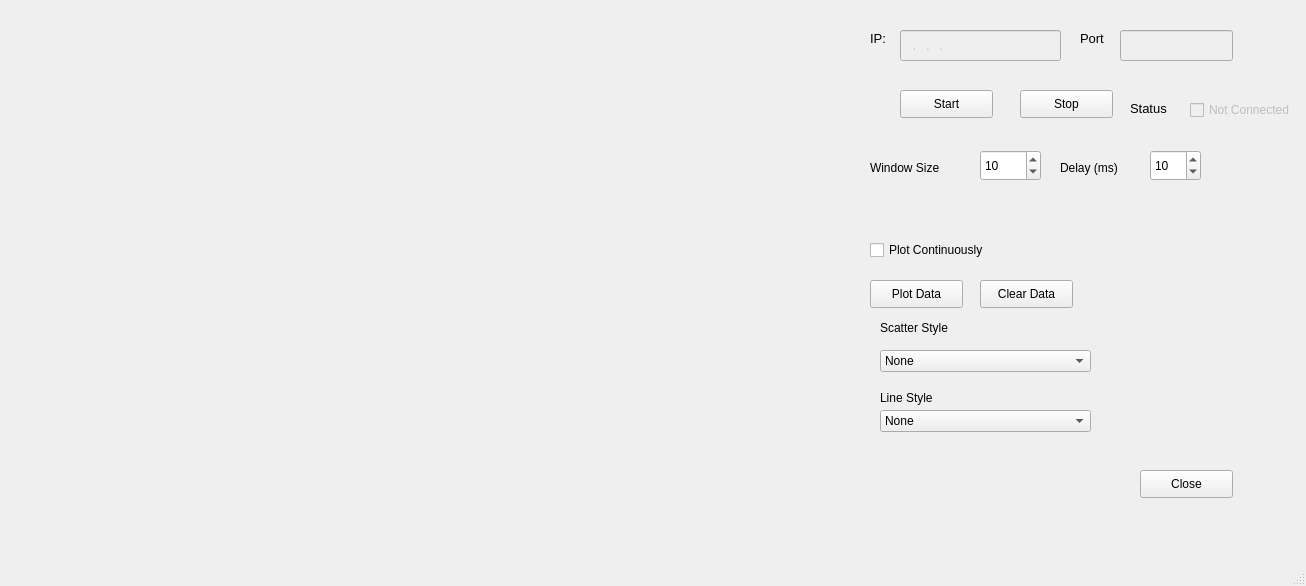
<?xml version="1.0" encoding="UTF-8"?>
<ui version="4.0">
 <class>plotNetworkData</class>
 <widget class="QMainWindow" name="plotNetworkData">
  <property name="geometry">
   <rect>
    <x>0</x>
    <y>0</y>
    <width>1306</width>
    <height>586</height>
   </rect>
  </property>
  <property name="windowTitle">
   <string>Plot Network Data</string>
  </property>
  <widget class="QWidget" name="centralwidget">
   <widget class="QCustomPlot" name="customPlot" native="true">
    <property name="geometry">
     <rect>
      <x>10</x>
      <y>10</y>
      <width>841</width>
      <height>501</height>
     </rect>
    </property>
   </widget>
   <widget class="QPushButton" name="plotButton">
    <property name="geometry">
     <rect>
      <x>870</x>
      <y>280</y>
      <width>93</width>
      <height>28</height>
     </rect>
    </property>
    <property name="font">
     <font>
      <pointsize>9</pointsize>
     </font>
    </property>
    <property name="text">
     <string>Plot Data</string>
    </property>
   </widget>
   <widget class="QPushButton" name="clearButton">
    <property name="geometry">
     <rect>
      <x>980</x>
      <y>280</y>
      <width>93</width>
      <height>28</height>
     </rect>
    </property>
    <property name="font">
     <font>
      <pointsize>9</pointsize>
     </font>
    </property>
    <property name="text">
     <string>Clear Data</string>
    </property>
   </widget>
   <widget class="QPushButton" name="closeButton">
    <property name="geometry">
     <rect>
      <x>1140</x>
      <y>470</y>
      <width>93</width>
      <height>28</height>
     </rect>
    </property>
    <property name="font">
     <font>
      <pointsize>9</pointsize>
     </font>
    </property>
    <property name="text">
     <string>Close</string>
    </property>
   </widget>
   <widget class="QLabel" name="IPLable">
    <property name="geometry">
     <rect>
      <x>870</x>
      <y>30</y>
      <width>31</width>
      <height>16</height>
     </rect>
    </property>
    <property name="font">
     <font>
      <pointsize>10</pointsize>
     </font>
    </property>
    <property name="text">
     <string>IP:</string>
    </property>
   </widget>
   <widget class="QPushButton" name="startServerButton">
    <property name="geometry">
     <rect>
      <x>900</x>
      <y>90</y>
      <width>93</width>
      <height>28</height>
     </rect>
    </property>
    <property name="font">
     <font>
      <pointsize>9</pointsize>
     </font>
    </property>
    <property name="text">
     <string>Start</string>
    </property>
   </widget>
   <widget class="QLabel" name="windowSizeLabel">
    <property name="geometry">
     <rect>
      <x>870</x>
      <y>160</y>
      <width>91</width>
      <height>16</height>
     </rect>
    </property>
    <property name="font">
     <font>
      <pointsize>9</pointsize>
     </font>
    </property>
    <property name="text">
     <string>Window Size</string>
    </property>
   </widget>
   <widget class="QSpinBox" name="windowSizeSpinBox">
    <property name="geometry">
     <rect>
      <x>980</x>
      <y>150</y>
      <width>61</width>
      <height>31</height>
     </rect>
    </property>
    <property name="minimum">
     <number>1</number>
    </property>
    <property name="maximum">
     <number>10000</number>
    </property>
    <property name="value">
     <number>10</number>
    </property>
   </widget>
   <widget class="QCheckBox" name="plotCheckBox">
    <property name="geometry">
     <rect>
      <x>870</x>
      <y>240</y>
      <width>161</width>
      <height>20</height>
     </rect>
    </property>
    <property name="font">
     <font>
      <pointsize>9</pointsize>
     </font>
    </property>
    <property name="text">
     <string>Plot Continuously</string>
    </property>
   </widget>
   <widget class="QSpinBox" name="delaySpinBox">
    <property name="geometry">
     <rect>
      <x>1150</x>
      <y>150</y>
      <width>51</width>
      <height>31</height>
     </rect>
    </property>
    <property name="maximum">
     <number>1000</number>
    </property>
    <property name="value">
     <number>10</number>
    </property>
   </widget>
   <widget class="QLabel" name="delaylabel">
    <property name="geometry">
     <rect>
      <x>1060</x>
      <y>160</y>
      <width>81</width>
      <height>16</height>
     </rect>
    </property>
    <property name="font">
     <font>
      <pointsize>9</pointsize>
     </font>
    </property>
    <property name="text">
     <string>Delay (ms)</string>
    </property>
   </widget>
   <widget class="QComboBox" name="plotTypeComboBox">
    <property name="geometry">
     <rect>
      <x>880</x>
      <y>350</y>
      <width>211</width>
      <height>22</height>
     </rect>
    </property>
    <property name="font">
     <font>
      <pointsize>9</pointsize>
     </font>
    </property>
    <property name="currentText">
     <string>None</string>
    </property>
    <item>
     <property name="text">
      <string>None</string>
     </property>
    </item>
    <item>
     <property name="text">
      <string>Dot</string>
     </property>
    </item>
    <item>
     <property name="text">
      <string>Cross</string>
     </property>
    </item>
    <item>
     <property name="text">
      <string>Plus</string>
     </property>
    </item>
    <item>
     <property name="text">
      <string>Circle</string>
     </property>
    </item>
    <item>
     <property name="text">
      <string>Disc</string>
     </property>
    </item>
    <item>
     <property name="text">
      <string>Square</string>
     </property>
    </item>
    <item>
     <property name="text">
      <string>Diamond</string>
     </property>
    </item>
    <item>
     <property name="text">
      <string>Star</string>
     </property>
    </item>
    <item>
     <property name="text">
      <string>Triangle</string>
     </property>
    </item>
    <item>
     <property name="text">
      <string>Triangle Inverted</string>
     </property>
    </item>
    <item>
     <property name="text">
      <string>Cross Square</string>
     </property>
    </item>
    <item>
     <property name="text">
      <string>Plus Square</string>
     </property>
    </item>
    <item>
     <property name="text">
      <string>Cross Circle</string>
     </property>
    </item>
    <item>
     <property name="text">
      <string>Plus Circle</string>
     </property>
    </item>
    <item>
     <property name="text">
      <string>Peace</string>
     </property>
    </item>
   </widget>
   <widget class="QLabel" name="plotLabel">
    <property name="geometry">
     <rect>
      <x>880</x>
      <y>320</y>
      <width>91</width>
      <height>16</height>
     </rect>
    </property>
    <property name="font">
     <font>
      <pointsize>9</pointsize>
     </font>
    </property>
    <property name="text">
     <string>Scatter Style</string>
    </property>
   </widget>
   <widget class="QLabel" name="lineLabel">
    <property name="geometry">
     <rect>
      <x>880</x>
      <y>390</y>
      <width>71</width>
      <height>16</height>
     </rect>
    </property>
    <property name="font">
     <font>
      <pointsize>9</pointsize>
     </font>
    </property>
    <property name="text">
     <string>Line Style</string>
    </property>
   </widget>
   <widget class="QComboBox" name="lineStyleComboBox">
    <property name="geometry">
     <rect>
      <x>880</x>
      <y>410</y>
      <width>211</width>
      <height>22</height>
     </rect>
    </property>
    <property name="font">
     <font>
      <pointsize>9</pointsize>
     </font>
    </property>
    <item>
     <property name="text">
      <string>None</string>
     </property>
    </item>
    <item>
     <property name="text">
      <string>Line</string>
     </property>
    </item>
    <item>
     <property name="text">
      <string>Step Left</string>
     </property>
    </item>
    <item>
     <property name="text">
      <string>Step Right</string>
     </property>
    </item>
    <item>
     <property name="text">
      <string>Step Center</string>
     </property>
    </item>
    <item>
     <property name="text">
      <string>Impulse</string>
     </property>
    </item>
   </widget>
   <widget class="QLineEdit" name="ipAddressEdit">
    <property name="enabled">
     <bool>false</bool>
    </property>
    <property name="geometry">
     <rect>
      <x>900</x>
      <y>30</y>
      <width>161</width>
      <height>31</height>
     </rect>
    </property>
    <property name="font">
     <font>
      <pointsize>9</pointsize>
     </font>
    </property>
    <property name="inputMask">
     <string>000.000.000.000</string>
    </property>
   </widget>
   <widget class="QLabel" name="portLabel">
    <property name="geometry">
     <rect>
      <x>1080</x>
      <y>30</y>
      <width>55</width>
      <height>16</height>
     </rect>
    </property>
    <property name="font">
     <font>
      <pointsize>10</pointsize>
     </font>
    </property>
    <property name="text">
     <string>Port</string>
    </property>
   </widget>
   <widget class="QLineEdit" name="portLineEdit">
    <property name="enabled">
     <bool>false</bool>
    </property>
    <property name="geometry">
     <rect>
      <x>1120</x>
      <y>30</y>
      <width>113</width>
      <height>31</height>
     </rect>
    </property>
    <property name="font">
     <font>
      <pointsize>9</pointsize>
     </font>
    </property>
    <property name="inputMask">
     <string>00000</string>
    </property>
   </widget>
   <widget class="QPushButton" name="stopServerButton">
    <property name="geometry">
     <rect>
      <x>1020</x>
      <y>90</y>
      <width>93</width>
      <height>28</height>
     </rect>
    </property>
    <property name="font">
     <font>
      <pointsize>9</pointsize>
     </font>
    </property>
    <property name="text">
     <string>Stop</string>
    </property>
   </widget>
   <widget class="QLabel" name="statusLabel">
    <property name="geometry">
     <rect>
      <x>1130</x>
      <y>100</y>
      <width>55</width>
      <height>16</height>
     </rect>
    </property>
    <property name="font">
     <font>
      <pointsize>10</pointsize>
     </font>
    </property>
    <property name="text">
     <string>Status</string>
    </property>
   </widget>
   <widget class="QCheckBox" name="statusCheckBox">
    <property name="enabled">
     <bool>false</bool>
    </property>
    <property name="geometry">
     <rect>
      <x>1190</x>
      <y>100</y>
      <width>111</width>
      <height>20</height>
     </rect>
    </property>
    <property name="text">
     <string>Not Connected</string>
    </property>
   </widget>
  </widget>
  <widget class="QMenuBar" name="menubar">
   <property name="geometry">
    <rect>
     <x>0</x>
     <y>0</y>
     <width>1306</width>
     <height>26</height>
    </rect>
   </property>
  </widget>
  <widget class="QStatusBar" name="statusbar"/>
 </widget>
 <customwidgets>
  <customwidget>
   <class>QCustomPlot</class>
   <extends>QWidget</extends>
   <header>qcustomplot.h</header>
   <container>1</container>
  </customwidget>
 </customwidgets>
 <resources/>
 <connections>
  <connection>
   <sender>closeButton</sender>
   <signal>clicked()</signal>
   <receiver>plotNetworkData</receiver>
   <slot>close()</slot>
   <hints>
    <hint type="sourcelabel">
     <x>1175</x>
     <y>516</y>
    </hint>
    <hint type="destinationlabel">
     <x>1177</x>
     <y>532</y>
    </hint>
   </hints>
  </connection>
 </connections>
</ui>
